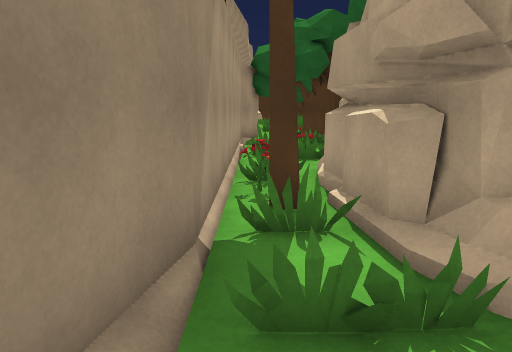
[1] (above)

24 first-person views from a walk through a scene from a Unity 3-D project. The camera is 1.5 m above the floor, tilts 10° down and sees 70° across. The floor is counted in squares, 1 m on a side. Each view is taken from the middle of a square. On the plan, view 1 faces up. The plan holds only what a view shows up to about 16 squares ahead; the rest is blank. The place goes on beyond the plan. The player is left out. Some animated figures are left out.

[2]
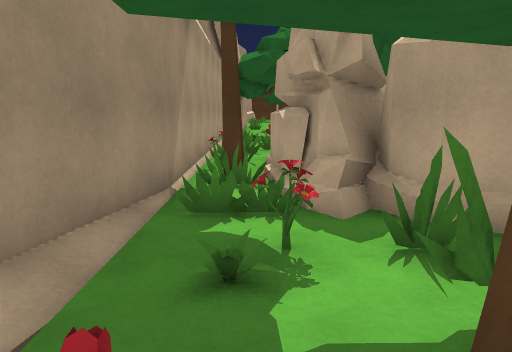

[3]
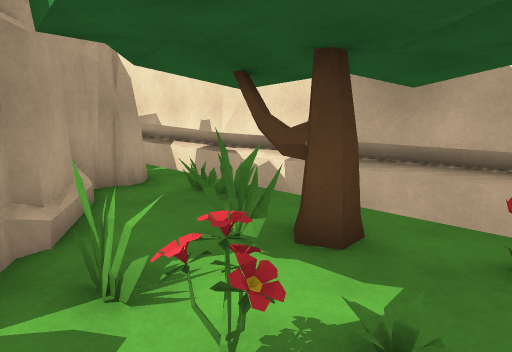

[4]
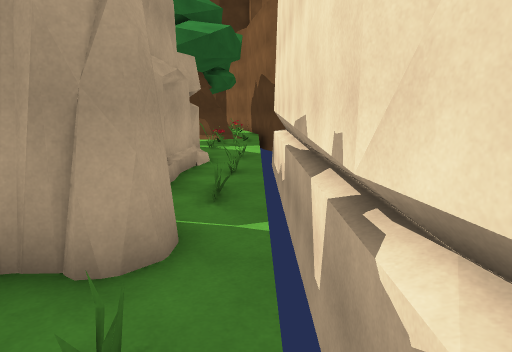

[5]
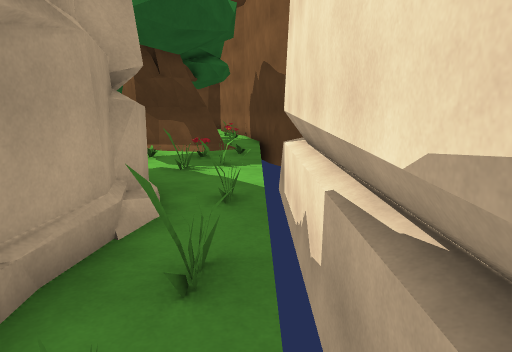

[6]
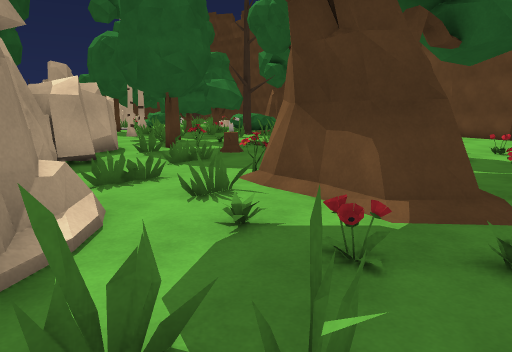

[7]
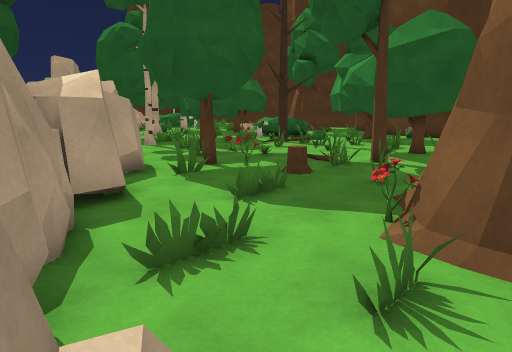

[8]
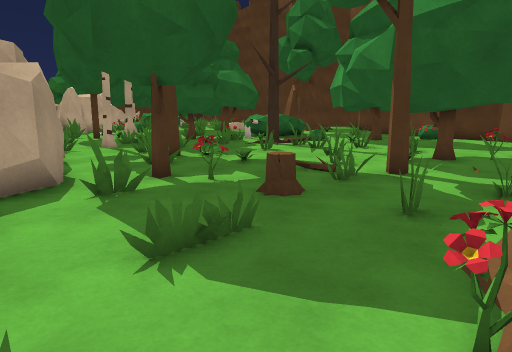

[9]
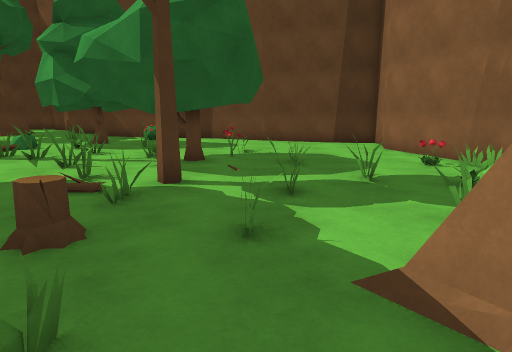

[10]
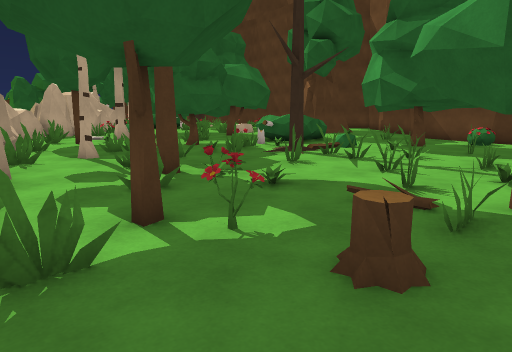

[11]
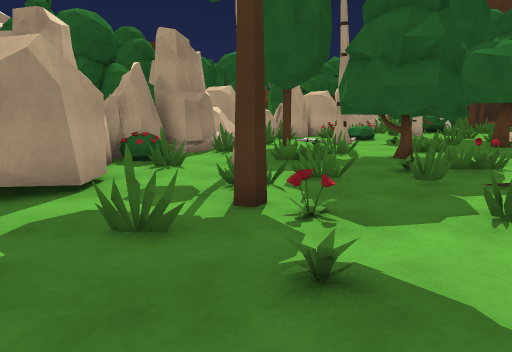

[12]
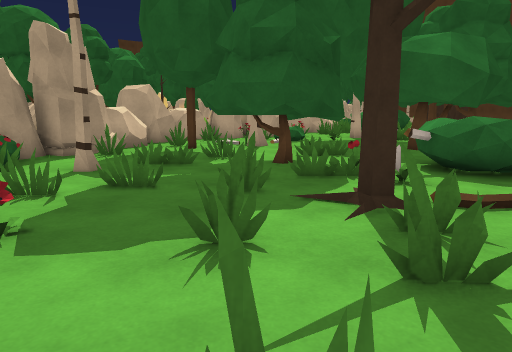

[13]
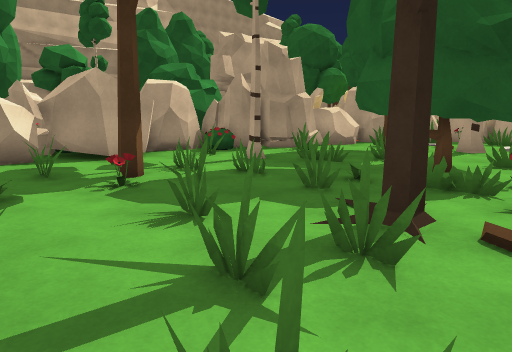

[14]
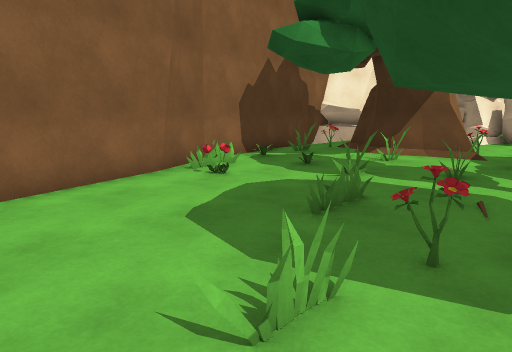

[15]
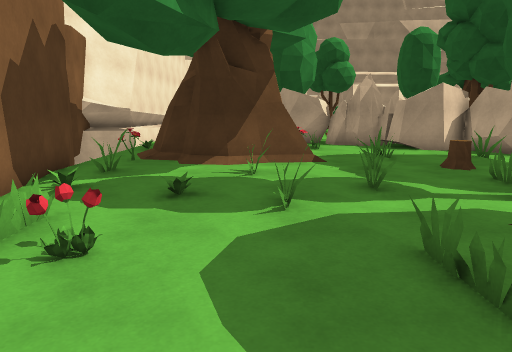

[16]
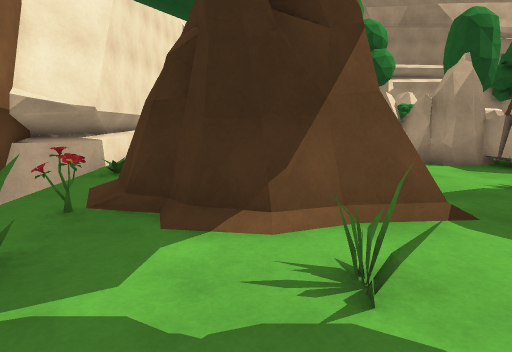

[17]
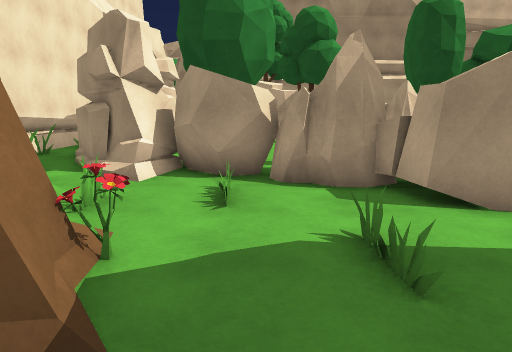

[18]
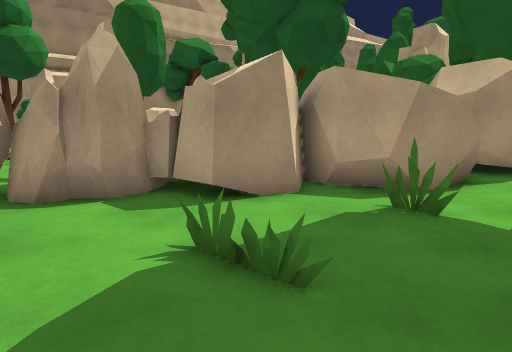

[19]
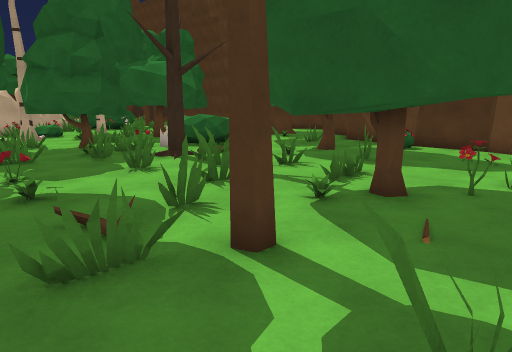

[20]
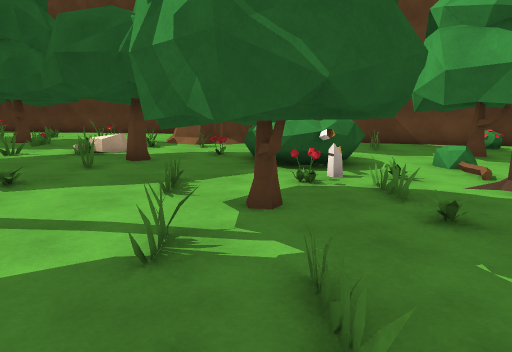

[21]
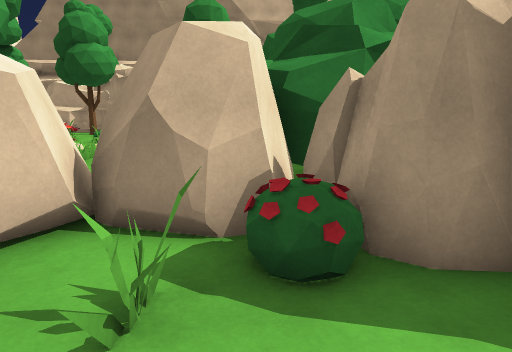

[22]
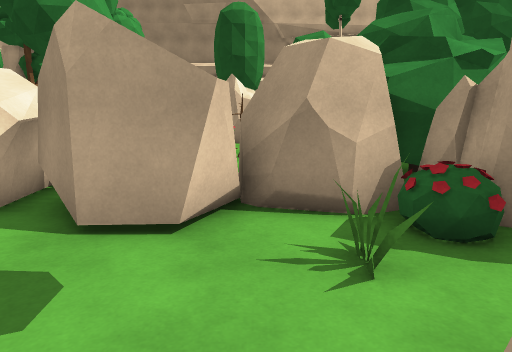

[23]
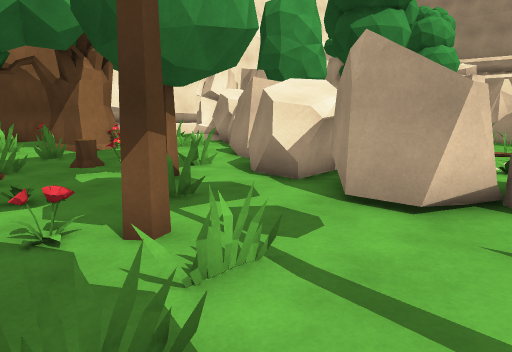

[24]
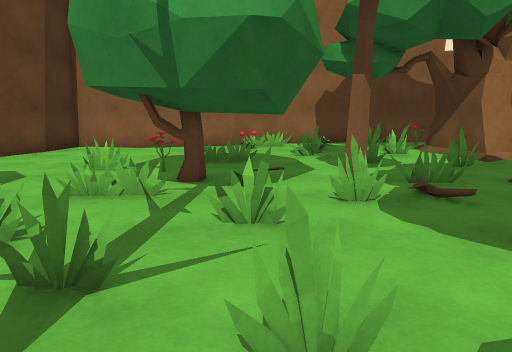

### Floor plan
Key: @ floor where view 1 was taken; # wall or solid block; . floor; / step, stairs or slope; v drop or lower ground; T tree; F flower; S stump; B bush; O other object.
Columns run from 1 left of view 1 to 41 right of it. Each row starts with its distance up from view 1.
 24                             OO..T.O......OO
 23                        O     O.............
 22                        OOO OOO.......O.....
 21                           OO......O#B .....
 20                       O   OF......#BBB..TTT
 19                       OO OO.....O.#B.BO.T
 18                          OOO.O.T...##O.TTT
 17                     O    OO........O..O.TT.
 16 #                 v OvOOvOOO.....O.O.......
 15 #               vOOv    OOOO...O.....T.....
 14 #                  OOv  OOOO...T........O..
 13 #O                      OOOO.O..O..O.O.....
 12 #..O                    OOOO.........O..O.O
 11 #...                   OOOO.....O.....O....
 10 #.OOO                   O..OT......O.....O.
  9 #O.OO                  OO....F...O....O....
  8 #O.O                  OOO....S.....O#O.....
  7 #F.O               TT OO.....S.O.T.##O.....
  6 #TTO            vvvTTOO....O.......O##.....
  5 #..O              v  OO.O....O.........O...
  4 #O.O                 OO.........O...O......
  3 #..OO               OO....FFT....O.........
  2 #.O.OO             OOOO.O.##T.O............
  1 #.F.O.OO           OO/.O..###...O..........
  0 #@O....OO        OOO/....T#  ......O.......
 -1  ...O....O  #####OO..O.O./TT.......O.######
 -2  O.OOO..OO..O.O......O..O./.F.O.O.O###
 -3   ...............O............######
 -4    #####################v #####
 -5                      ######

Positions as (right, up) in squares from view 1, and headings:
1: (0, 0), facing up
2: (1, -3), facing up
3: (0, 2), facing down-right
4: (4, -3), facing right
5: (10, -3), facing right
6: (19, -3), facing up-right
7: (20, 1), facing up-right
8: (23, 3), facing up-right
9: (24, 5), facing right
10: (25, 6), facing up-right
11: (30, 8), facing up
12: (34, 9), facing up
13: (38, 10), facing up-left
14: (40, 7), facing down-left
15: (38, 2), facing left
16: (32, 1), facing left
17: (29, 5), facing left
18: (28, 4), facing up-left
19: (29, 4), facing up-right
20: (29, 20), facing right
21: (30, 19), facing left
22: (31, 17), facing left
23: (32, 18), facing down-left
24: (34, 15), facing down
